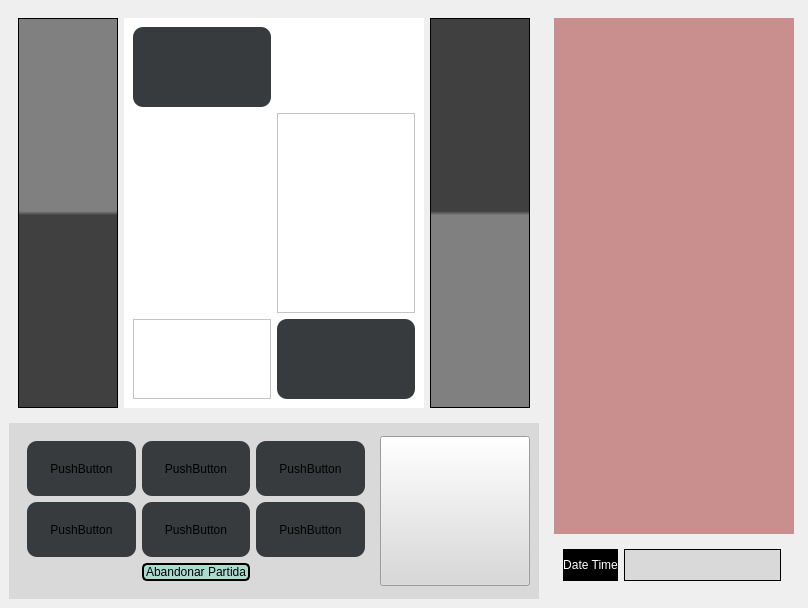
<?xml version="1.0" encoding="UTF-8"?>
<ui version="4.0">
 <class>MainWindow</class>
 <widget class="QMainWindow" name="MainWindow">
  <property name="geometry">
   <rect>
    <x>0</x>
    <y>0</y>
    <width>808</width>
    <height>608</height>
   </rect>
  </property>
  <property name="sizePolicy">
   <sizepolicy hsizetype="Preferred" vsizetype="Preferred">
    <horstretch>0</horstretch>
    <verstretch>0</verstretch>
   </sizepolicy>
  </property>
  <property name="windowTitle">
   <string>MainWindow</string>
  </property>
  <widget class="QWidget" name="centralwidget">
   <property name="sizePolicy">
    <sizepolicy hsizetype="Preferred" vsizetype="Preferred">
     <horstretch>0</horstretch>
     <verstretch>0</verstretch>
    </sizepolicy>
   </property>
   <layout class="QHBoxLayout" name="horizontalLayout_2">
    <item>
     <layout class="QHBoxLayout" name="horizontalLayout">
      <item>
       <layout class="QVBoxLayout" name="verticalLayout_2">
        <item>
         <widget class="QWidget" name="widget" native="true">
          <layout class="QHBoxLayout" name="horizontalLayout_7">
           <item>
            <widget class="QFrame" name="frame_2">
             <property name="minimumSize">
              <size>
               <width>100</width>
               <height>0</height>
              </size>
             </property>
             <property name="maximumSize">
              <size>
               <width>300</width>
               <height>16777215</height>
              </size>
             </property>
             <property name="styleSheet">
              <string notr="true">background-color: qlineargradient(spread:pad, x1:0, y1:0, x2:0, y2:1, stop:0 rgb(128, 128, 128), stop:0.495 rgb(128, 128, 128), stop:0.505 rgb(64, 64, 64), stop:1 rgb(64, 64, 64));</string>
             </property>
             <property name="frameShape">
              <enum>QFrame::StyledPanel</enum>
             </property>
             <property name="frameShadow">
              <enum>QFrame::Raised</enum>
             </property>
            </widget>
           </item>
           <item>
            <widget class="QWidget" name="gridWidget" native="true">
             <property name="minimumSize">
              <size>
               <width>300</width>
               <height>0</height>
              </size>
             </property>
             <property name="maximumSize">
              <size>
               <width>900</width>
               <height>16777215</height>
              </size>
             </property>
             <property name="styleSheet">
              <string notr="true">background-color: rgb(255, 255, 255);</string>
             </property>
             <layout class="QGridLayout" name="gridLayout">
              <item row="0" column="0">
               <widget class="QLabel" name="label">
                <property name="minimumSize">
                 <size>
                  <width>120</width>
                  <height>80</height>
                 </size>
                </property>
                <property name="maximumSize">
                 <size>
                  <width>350</width>
                  <height>200</height>
                 </size>
                </property>
                <property name="styleSheet">
                 <string notr="true">background-color: rgb(55, 59, 61); border-radius: 10px;</string>
                </property>
                <property name="text">
                 <string/>
                </property>
               </widget>
              </item>
              <item row="2" column="2">
               <widget class="QLabel" name="label_2">
                <property name="minimumSize">
                 <size>
                  <width>120</width>
                  <height>80</height>
                 </size>
                </property>
                <property name="maximumSize">
                 <size>
                  <width>350</width>
                  <height>200</height>
                 </size>
                </property>
                <property name="styleSheet">
                 <string notr="true">background-color: rgb(55, 59, 61); border-radius: 10px;</string>
                </property>
                <property name="text">
                 <string/>
                </property>
               </widget>
              </item>
              <item row="2" column="0">
               <widget class="QFrame" name="frame">
                <property name="styleSheet">
                 <string notr="true">image: url(:/elipse.png);</string>
                </property>
                <property name="frameShape">
                 <enum>QFrame::StyledPanel</enum>
                </property>
                <property name="frameShadow">
                 <enum>QFrame::Raised</enum>
                </property>
               </widget>
              </item>
              <item row="1" column="2">
               <widget class="QFrame" name="frame_5">
                <property name="styleSheet">
                 <string notr="true">image: url(:/elipse.png);</string>
                </property>
                <property name="frameShape">
                 <enum>QFrame::StyledPanel</enum>
                </property>
                <property name="frameShadow">
                 <enum>QFrame::Raised</enum>
                </property>
               </widget>
              </item>
              <item row="1" column="0">
               <widget class="QLabel" name="label_7">
                <property name="minimumSize">
                 <size>
                  <width>0</width>
                  <height>200</height>
                 </size>
                </property>
                <property name="text">
                 <string/>
                </property>
               </widget>
              </item>
             </layout>
            </widget>
           </item>
           <item>
            <widget class="QFrame" name="frame_3">
             <property name="minimumSize">
              <size>
               <width>100</width>
               <height>0</height>
              </size>
             </property>
             <property name="maximumSize">
              <size>
               <width>300</width>
               <height>16777215</height>
              </size>
             </property>
             <property name="styleSheet">
              <string notr="true">background-color: qlineargradient(spread:pad, x1:0, y1:0, x2:0, y2:1, stop:0 rgb(64, 64, 64), stop:0.495 rgb(64, 64, 64), stop:0.505 rgb(128, 128, 128), stop:1 rgb(128, 128, 128));</string>
             </property>
             <property name="frameShape">
              <enum>QFrame::StyledPanel</enum>
             </property>
             <property name="frameShadow">
              <enum>QFrame::Raised</enum>
             </property>
            </widget>
           </item>
          </layout>
         </widget>
        </item>
        <item>
         <widget class="QWidget" name="horizontalWidget" native="true">
          <property name="minimumSize">
           <size>
            <width>200</width>
            <height>0</height>
           </size>
          </property>
          <property name="maximumSize">
           <size>
            <width>16777215</width>
            <height>300</height>
           </size>
          </property>
          <property name="styleSheet">
           <string notr="true">background-color: rgb(217, 217, 217);</string>
          </property>
          <layout class="QHBoxLayout" name="horizontalLayout_3">
           <item>
            <widget class="QWidget" name="gridWidget" native="true">
             <property name="minimumSize">
              <size>
               <width>250</width>
               <height>0</height>
              </size>
             </property>
             <property name="maximumSize">
              <size>
               <width>500</width>
               <height>16777215</height>
              </size>
             </property>
             <property name="styleSheet">
              <string notr="true">background-image: url(:/pokeball.png);</string>
             </property>
             <layout class="QGridLayout" name="gridLayout_2">
              <item row="1" column="1">
               <widget class="QPushButton" name="pushButton_5">
                <property name="minimumSize">
                 <size>
                  <width>100</width>
                  <height>50</height>
                 </size>
                </property>
                <property name="maximumSize">
                 <size>
                  <width>200</width>
                  <height>100</height>
                 </size>
                </property>
                <property name="styleSheet">
                 <string notr="true">  border-radius: 10px;background-color: rgb(55, 59, 61);</string>
                </property>
                <property name="text">
                 <string>PushButton</string>
                </property>
               </widget>
              </item>
              <item row="0" column="1">
               <widget class="QPushButton" name="pushButton_4">
                <property name="minimumSize">
                 <size>
                  <width>100</width>
                  <height>50</height>
                 </size>
                </property>
                <property name="maximumSize">
                 <size>
                  <width>200</width>
                  <height>100</height>
                 </size>
                </property>
                <property name="styleSheet">
                 <string notr="true">background-color: rgb(55, 59, 61);  border-radius: 10px;</string>
                </property>
                <property name="text">
                 <string>PushButton</string>
                </property>
               </widget>
              </item>
              <item row="0" column="2">
               <widget class="QPushButton" name="pushButton_7">
                <property name="minimumSize">
                 <size>
                  <width>100</width>
                  <height>50</height>
                 </size>
                </property>
                <property name="maximumSize">
                 <size>
                  <width>200</width>
                  <height>100</height>
                 </size>
                </property>
                <property name="styleSheet">
                 <string notr="true">background-color: rgb(55, 59, 61);  border-radius: 10px;</string>
                </property>
                <property name="text">
                 <string>PushButton</string>
                </property>
               </widget>
              </item>
              <item row="1" column="0">
               <widget class="QPushButton" name="pushButton_2">
                <property name="minimumSize">
                 <size>
                  <width>100</width>
                  <height>50</height>
                 </size>
                </property>
                <property name="maximumSize">
                 <size>
                  <width>200</width>
                  <height>100</height>
                 </size>
                </property>
                <property name="styleSheet">
                 <string notr="true">background-color: rgb(55, 59, 61);  border-radius: 10px;</string>
                </property>
                <property name="text">
                 <string>PushButton</string>
                </property>
               </widget>
              </item>
              <item row="0" column="0">
               <widget class="QPushButton" name="pushButton">
                <property name="minimumSize">
                 <size>
                  <width>100</width>
                  <height>50</height>
                 </size>
                </property>
                <property name="maximumSize">
                 <size>
                  <width>200</width>
                  <height>100</height>
                 </size>
                </property>
                <property name="styleSheet">
                 <string notr="true">background-color: rgb(55, 59, 61);  border-radius: 10px;</string>
                </property>
                <property name="text">
                 <string>PushButton</string>
                </property>
               </widget>
              </item>
              <item row="1" column="2">
               <widget class="QPushButton" name="pushButton_8">
                <property name="minimumSize">
                 <size>
                  <width>100</width>
                  <height>50</height>
                 </size>
                </property>
                <property name="maximumSize">
                 <size>
                  <width>200</width>
                  <height>100</height>
                 </size>
                </property>
                <property name="styleSheet">
                 <string notr="true">background-color: rgb(55, 59, 61);  border-radius: 10px;</string>
                </property>
                <property name="text">
                 <string>PushButton</string>
                </property>
               </widget>
              </item>
              <item row="2" column="1">
               <widget class="QPushButton" name="abandonar2">
                <property name="styleSheet">
                 <string notr="true">border-style: solid;border-width:2px; border-color: rgb(0,0,0); color: rgb(0,0,0); border-radius: 5px;
background-color: rgb(171, 219, 205);</string>
                </property>
                <property name="text">
                 <string>Abandonar Partida</string>
                </property>
               </widget>
              </item>
             </layout>
            </widget>
           </item>
           <item>
            <widget class="QPushButton" name="Mochila2">
             <property name="maximumSize">
              <size>
               <width>150</width>
               <height>150</height>
              </size>
             </property>
             <property name="styleSheet">
              <string notr="true">image: url(:/bolsa.png);</string>
             </property>
             <property name="text">
              <string/>
             </property>
            </widget>
           </item>
          </layout>
         </widget>
        </item>
       </layout>
      </item>
      <item>
       <widget class="QWidget" name="verticalWidget_2" native="true">
        <property name="minimumSize">
         <size>
          <width>250</width>
          <height>0</height>
         </size>
        </property>
        <property name="maximumSize">
         <size>
          <width>400</width>
          <height>16777215</height>
         </size>
        </property>
        <layout class="QVBoxLayout" name="verticalLayout_3">
         <item>
          <widget class="QWidget" name="verticalWidget" native="true">
           <property name="minimumSize">
            <size>
             <width>240</width>
             <height>0</height>
            </size>
           </property>
           <property name="maximumSize">
            <size>
             <width>16777215</width>
             <height>16777215</height>
            </size>
           </property>
           <property name="styleSheet">
            <string notr="true">background-color: rgb(201, 143, 143);</string>
           </property>
           <layout class="QVBoxLayout" name="verticalLayout"/>
          </widget>
         </item>
         <item>
          <widget class="QWidget" name="horizontalWidget_2" native="true">
           <property name="maximumSize">
            <size>
             <width>300</width>
             <height>50</height>
            </size>
           </property>
           <layout class="QHBoxLayout" name="horizontalLayout_6">
            <item>
             <widget class="QLabel" name="label_18">
              <property name="maximumSize">
               <size>
                <width>125</width>
                <height>40</height>
               </size>
              </property>
              <property name="styleSheet">
               <string notr="true">background-color: rgb(0, 0, 0); color: rgb(255, 255, 255);</string>
              </property>
              <property name="text">
               <string>Date Time</string>
              </property>
              <property name="alignment">
               <set>Qt::AlignCenter</set>
              </property>
             </widget>
            </item>
            <item>
             <widget class="QTextEdit" name="textEdit_3">
              <property name="maximumSize">
               <size>
                <width>220</width>
                <height>40</height>
               </size>
              </property>
              <property name="styleSheet">
               <string notr="true">border-style: solid;border-width:1px; border-color: rgb(0, 0, 0); background-color: rgb(217, 217, 217); color: rgb(0,0,0);</string>
              </property>
             </widget>
            </item>
           </layout>
          </widget>
         </item>
        </layout>
       </widget>
      </item>
     </layout>
    </item>
   </layout>
  </widget>
 </widget>
 <resources>
  <include location="archivo.qrc"/>
 </resources>
 <connections/>
</ui>
